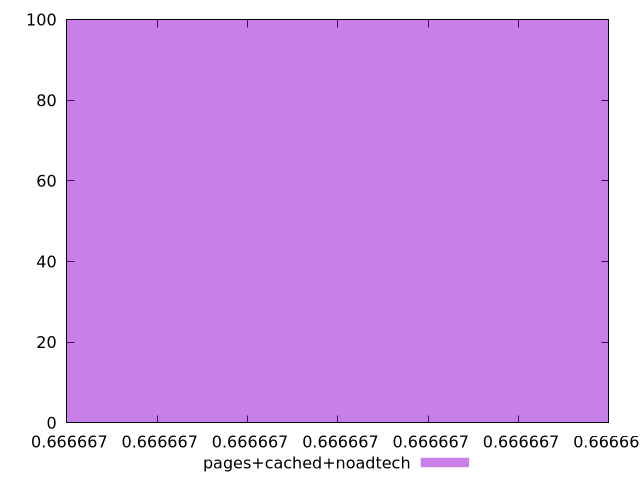

Recreate this plot in gnuplot.
$_pagesCachedNoadtech <<EOF
0.6666666666666667 100
EOF
set key outside below
set terminal pngcairo
set output "report_00005_2020-11-02T22-26-11.212Z/uses-text-compression/pages+cached+noadtech//hist.png"
set yrange [0:100]
set boxwidth 6.052287179021177e-16
set style fill transparent solid 0.5 noborder
plot $_pagesCachedNoadtech title "pages+cached+noadtech" with boxes ,
